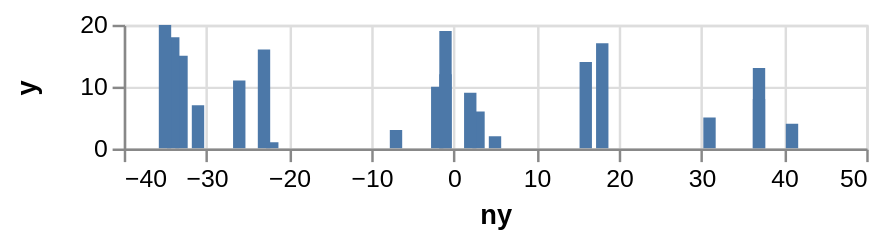

Specify this chart in Vega-Lite:
### Vega specification from a JSON file in a GitHub repository (floating-point values rounded to 4 significant figures)
{"$schema": "https://vega.github.io/schema/vega/v3.0.json", "description": "Bar graph showing the row number for each of the cells", "autosize": "pad", "padding": 5, "width": 300, "height": 50, "style": "cell", "data": [{"name": "source_0", "values": [{"x": 1, "y": 28}, {"x": 2, "y": 55}, {"x": 3, "y": 43}, {"x": 4, "y": 91}, {"x": 5, "y": 81}, {"x": 6, "y": 53}, {"x": 7, "y": 19}, {"x": 8, "y": 87}, {"x": 9, "y": 52}, {"x": 10, "y": 48}, {"x": 11, "y": 24}, {"x": 12, "y": 49}, {"x": 13, "y": 87}, {"x": 14, "y": 66}, {"x": 15, "y": 17}, {"x": 16, "y": 27}, {"x": 17, "y": 68}, {"x": 18, "y": 16}, {"x": 19, "y": 49}, {"x": 20, "y": 15}]}, {"name": "data_0", "source": "source_0", "transform": [{"type": "formula", "expr": "toNumber(datum[\"x\"])", "as": "x"}, {"type": "formula", "expr": "datum.y - 50", "as": "ny"}, {"type": "window", "params": [null], "as": ["RowNumber"], "ops": ["row_number"], "fields": [null]}, {"type": "filter", "expr": "datum[\"ny\"] !== null && !isNaN(datum[\"ny\"]) && datum[\"x\"] !== null && !isNaN(datum[\"x\"])"}]}], "marks": [{"name": "layer_0_marks", "type": "rect", "clip": true, "style": ["bar"], "from": {"data": "data_0"}, "encode": {"update": {"xc": {"scale": "x", "field": "ny"}, "width": {"value": 5}, "y": {"scale": "y", "field": "x"}, "y2": {"field": {"group": "height"}}, "fill": {"value": "#4c78a8"}}}}], "scales": [{"name": "x", "type": "linear", "domain": {"data": "data_0", "field": "ny"}, "range": [0, {"signal": "width"}], "nice": true, "zero": true, "padding": 5}, {"name": "y", "type": "linear", "domain": [0, 20], "range": [{"signal": "height"}, 0], "nice": true, "zero": false}], "axes": [{"scale": "x", "orient": "bottom", "labelFlush": true, "labelOverlap": true, "tickCount": {"signal": "ceil(width/40)"}, "title": "ny", "zindex": 1}, {"scale": "x", "orient": "bottom", "domain": false, "grid": true, "labels": false, "maxExtent": 0, "minExtent": 0, "tickCount": {"signal": "ceil(width/40)"}, "ticks": false, "zindex": 0, "gridScale": "y"}, {"title": "y", "scale": "y", "orient": "left", "labelOverlap": true, "tickCount": {"signal": "ceil(height/40)"}, "zindex": 1}, {"scale": "y", "orient": "left", "domain": false, "grid": true, "labels": false, "maxExtent": 0, "minExtent": 0, "tickCount": {"signal": "ceil(height/40)"}, "ticks": false, "zindex": 0, "gridScale": "x"}], "config": {"axisY": {"minExtent": 30}}}
